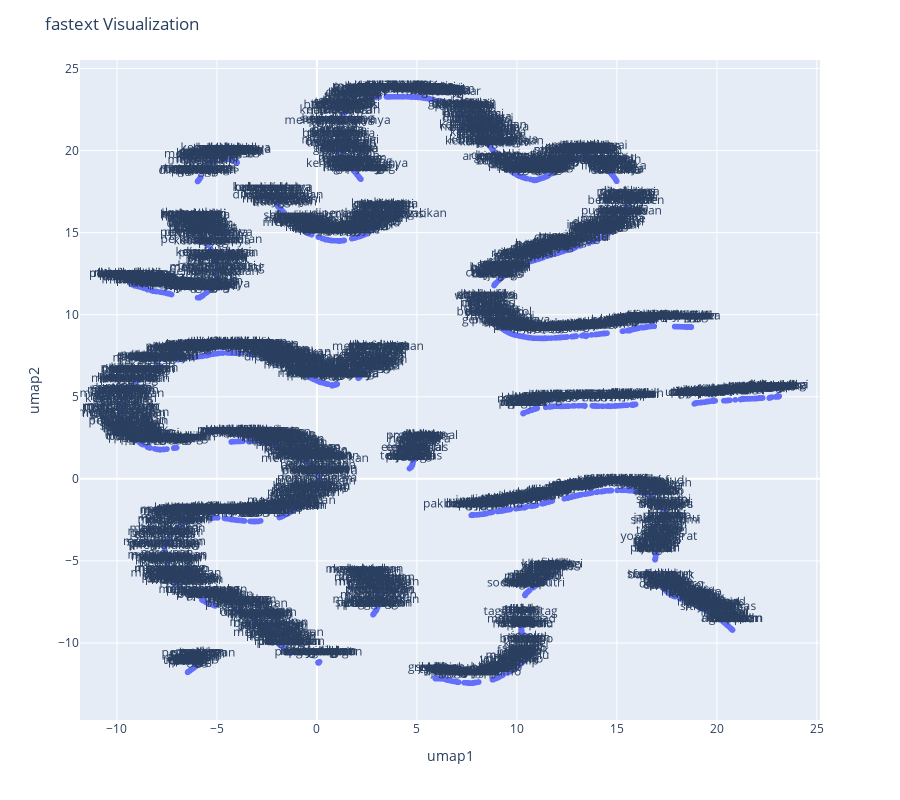

Write notebook code for a chart like this one.
### Code cell
X = UMAP().fit_transform(fastext.vectors)

df2 = pd.DataFrame(X, columns=['umap1', 'umap2'])
df2['word'] = fastext.index_to_key

fig = px.scatter(df2, x='umap1', y='umap2', text='word')
fig.update_traces(textposition='top center')
fig.update_layout(height = 800,
                  title_text = 'fastext Visualization')
fig.show()

### Figure 1 — Plotly figure (JSON) as saved in the notebook; plotly's stock layout.template omitted (floating-point values rounded to 4 significant figures; data arrays with more than 128 entries replaced by an {"elided": "..."} marker saying what was removed)
{"data": [{"hovertemplate": "umap1=%{x}<br>umap2=%{y}<br>word=%{text}<extra></extra>", "legendgroup": "", "marker": {"color": "#636efa", "symbol": "circle"}, "mode": "markers+text", "name": "", "showlegend": false, "text": {"elided": "3432 str values"}, "textposition": "top center", "type": "scattergl", "x": {"elided": "3432 float values"}, "xaxis": "x", "y": {"elided": "3432 float values"}, "yaxis": "y"}], "layout": {"height": 800, "legend": {"tracegroupgap": 0}, "margin": {"t": 60}, "title": {"text": "fastext Visualization"}, "xaxis": {"anchor": "y", "domain": [0, 1], "title": {"text": "umap1"}}, "yaxis": {"anchor": "x", "domain": [0, 1], "title": {"text": "umap2"}}}}
